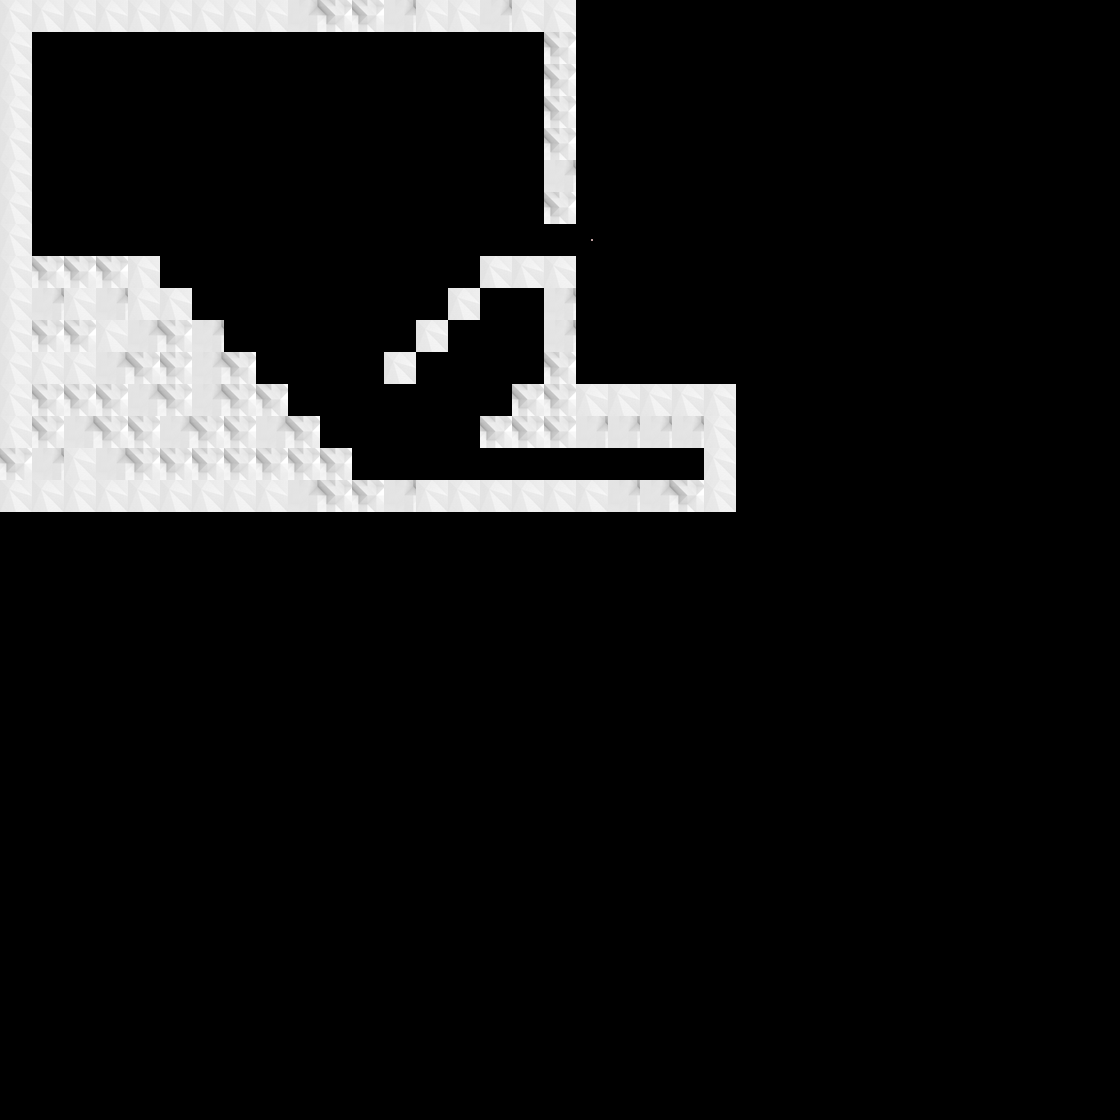

The image is a tile-based game level rendered from a .tmx file. Its description and source (layers, tilesets, objects; grid data summarised) follow:
An orthogonal 35x35 tile map with 32x32 px tiles, 1 tile layer (main), 3 tilesets and 3 objects (player_start, laser, door).

<map version="1.0" orientation="orthogonal" width="35" height="35" tilewidth="32" tileheight="32">
 <tileset firstgid="1" source="maintiles.tsx" />
 <tileset firstgid="17" source="ents.tsx" />
 <tileset firstgid="49" source="pickups.tsx" />
 <layer name="main" width="35" height="35">
  <properties>
   <property name="requires_gun" value="true" />
  </properties>
  <data>[1225 cells, 136 non-empty, 4 distinct tile ids]</data>
 </layer>
 <objectgroup name="entities" width="35" height="35">
  <object name="player_start" gid="17" x="640" y="480" />
  <object name="pickup" type="laser" gid="49" x="128" y="256" />
  <object name="door" x="544" y="224" width="32" height="32" />
 </objectgroup>
</map>
